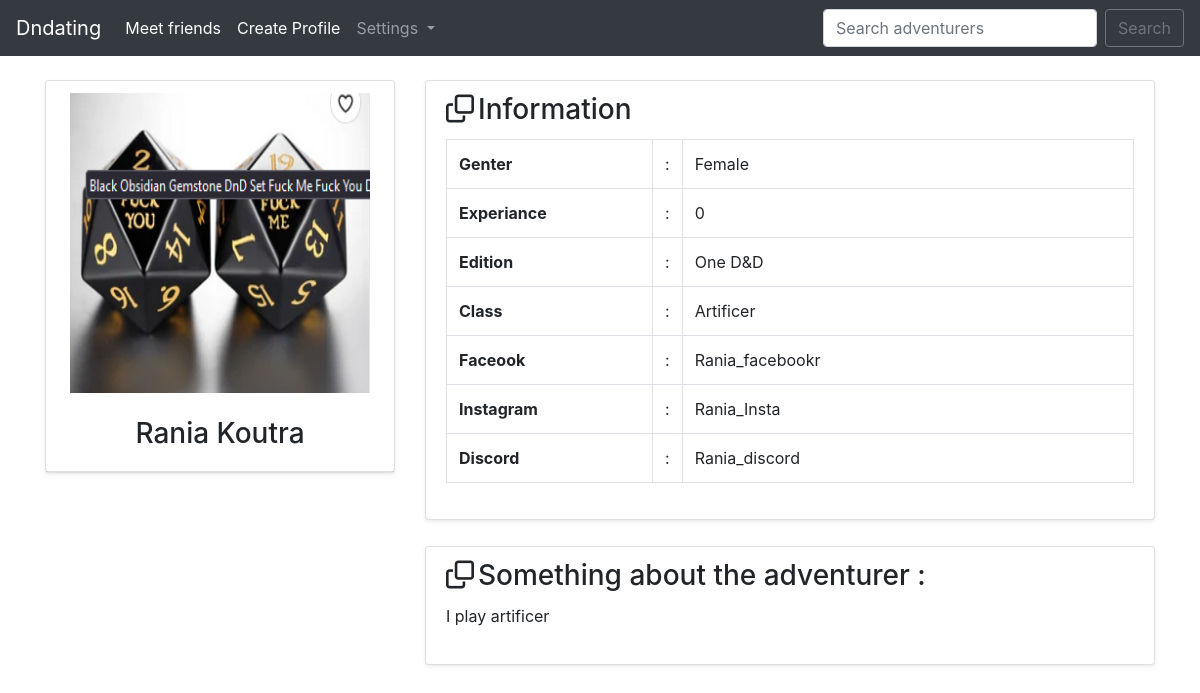
Page /show_profile/2 (signed in) on the earlier database version.
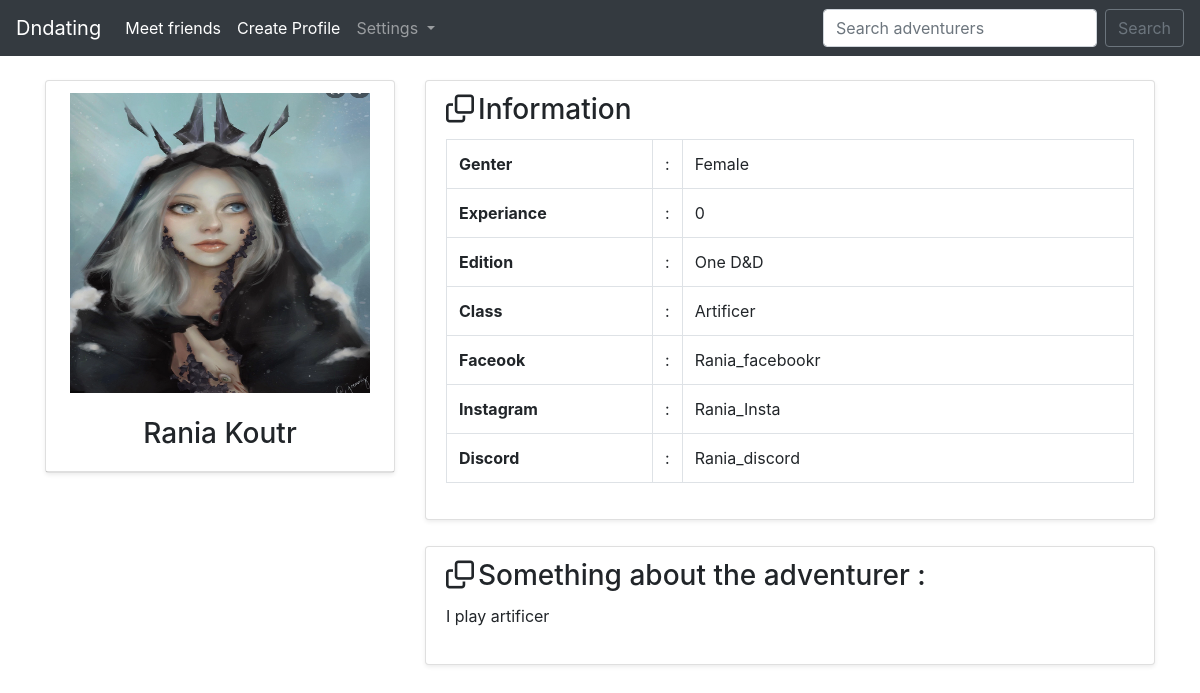
Same page on the later database version.
### dndating/models.py (models this page shows, shortened)
class info(models.Model):
    edition= models.ForeignKey(category_edition, on_delete=models.CASCADE, blank=True, null=True, related_name="edition")
    Class= models.ForeignKey(category_Class, on_delete=models.CASCADE, blank=True, null=True, related_name="Class")
    discription = models.CharField(max_length=300, null=True, blank=True)
    name = models.CharField(max_length=50)
    image = models.ImageField(null=True, blank=True, upload_to="images/")
    user = models.ForeignKey(User, on_delete=models.CASCADE, blank=True, null=True, related_name="USER")
    IsActive = models.BooleanField(default=True)
    discord = models.CharField(null=True, max_length=50)
    facebook = models.CharField(null=True, max_length=50)
    instagram = models.CharField(null=True, max_length=50)
    genter =  models.ForeignKey(category_gender, on_delete=models.CASCADE, blank=True, null=True, related_name="gender")
    years_playing = models.CharField(null=True, max_length=50)

class category_gender(models.Model):
    category_gender = models.CharField(max_length=64, blank=True, null=True)
    def __str__(self):
        return f"{self.category_gender}"

class category_edition(models.Model):
    category_edition = models.CharField(max_length=64, blank=True, null=True)
    def __str__(self):
        return f"{self.category_edition}"

class category_Class(models.Model):
    category_Class = models.CharField(max_length=64, blank=True, null=True)
    def __str__(self):
        return f"{self.category_Class}"

### dndating/views.py (the view)
# urls.py: path('show_profile/<info_id>', views.show_profile, name="show"),
def show_profile(request, info_id):
    info_user = info.objects.get(pk=info_id)
    return render(request, "dndating/show_profile.html",{
        'info' : info_user
    })

### dndating/templates/dndating/show_profile.html
{% extends 'dndating/layout.html' %}
{% block body %}
<div class="student-profile py-4">
    <div class="container">
      <div class="row">
        <div class="col-lg-4">
          <div class="card shadow-sm">
            <div class="card-header bg-transparent text-center">
            {% if info.image %}
              <img class="profile_img" src="{{ info.image.url }}" alt="student dp"width="300" height="300">
            {% endif %}
            <br>
            <br>
              <h3>{{info.name}}</h3>
            </div>
          </div>
        </div>
        <div class="col-lg-8">
          <div class="card shadow-sm">
            <div class="card-header bg-transparent border-0">
              <h3 class="mb-0"><i class="far fa-clone pr-1"></i>Information</h3>
            </div>
            <div class="card-body pt-0">
              <table class="table table-bordered">
                <tr>
                  <th width="30%">Genter</th>
                  <td width="2%">:</td>
                  <td>{{info.genter}}</td>
                </tr>
                <tr>
                  <th width="30%">Experiance</th>
                  <td width="2%">:</td>
                  <td>{{info.years_playing}}</td>
                </tr>
                <tr>
                  <th width="30%">Edition</th>
                  <td width="2%">:</td>
                  <td>{{ info.edition }}</td>
                </tr>
                <tr>
                  <th width="30%">Class</th>
                  <td width="2%">:</td>
                  <td>{{ info.Class }}</td>
                </tr>
                <tr>
                  <th width="30%">Faceook</th>
                  <td width="2%">:</td>
                  <td>{{ info.facebook }}</td>
                </tr>
                <tr>
                  <th width="30%">Instagram</th>
                  <td width="2%">:</td>
                  <td>{{ info.instagram }}</td>
                </tr>
                <tr>
                  <th width="30%">Discord</th>
                  <td width="2%">:</td>
                  <td>{{ info.discord }}</td>
                </tr>
              </table>
            </div>
          </div>
            <div style="height: 26px"></div>
          <div class="card shadow-sm">
            <div class="card-header bg-transparent border-0">
              <h3 class="mb-0"><i class="far fa-clone pr-1"></i>Something about the adventurer :</h3>
            </div>
            <div class="card-body pt-0">
                <p>{{ info.discription }}</p>
            </div>
          </div>
        </div>
      </div>
    </div>
  </div>
{% endblock %}

Differences in the rows shown:
changed info "Rania_facebookr": image: a different picture; name "Rania Koutra" → "Rania Koutr"
